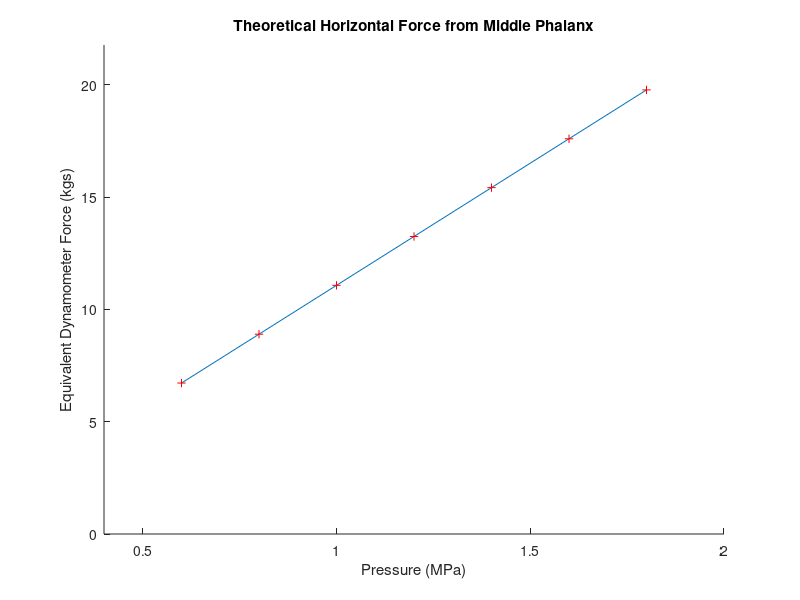

The MATLAB script that drew this image:
%FYP 2018 Hydraulic Hand
%Andrew Robinson
%Produces values for the theoretical force produced by each finger of the
%hydraulic hand

clear all
close all
clc
data = [];
pressures = [0.6 0.8 1.0 1.2 1.4 1.6 1.8]*10^6; %MPa
for ll = 1:length(pressures)
    %P = 1.8*10^6; %18 bar
    P = pressures(ll);
    Acyl = (0.110 - 0.028)*(2.54^2)/10000; %Bore Area - Rod Area in m^2
    fric_coeff = 0.492;
    assumed_angle = 45; %degrees
    finger_names = {'Index' 'Middle' 'Ring' 'Pinky'};
    
    %Dimensions from CAD model scaled x1.5
    r_lower = [7.7700 9.6750 8.3850 8.3850]/1000;
    r_upper = [8.2500 8.2050 8.2350 7.8600]/1000;
    R_lower = [50.8950 53.9250 52.5600 50.1750]/1000;
    R_upper = [18.1050 16.8900 18.0300 21.0150]/1000;
    
    guide_angles = [16.6 8.3 3 0 6.3 16.7 18 26.7];
    hand_angles = [30 19.6 7 0 0 12.4 23 34];
    
    for ii = 1:length(finger_names)
        %F_Upper
        Fcyl = P*Acyl;
        Fcyl = 38.868*(P/1000000) + 0.6985;

        
        N1 = Fcyl*cosd((180-guide_angles(2*ii-1))/2); % wire guide at end of potentiometers
        N2 = Fcyl*cosd((180-hand_angles(2*ii-1))/2); % into hand
        Loss_friction = N1*fric_coeff + N2*fric_coeff;
        F_upper(ii) = Fcyl - Loss_friction;
        
        %F_Lower
        
        Fcyl = P*Acyl;
        Fcyl = 38.868*(P/1000000) + 0.6985;
        N1 = Fcyl*cosd((180-guide_angles(2*ii))/2); % wire guide at end of potentiometers
        N2 = ((Fcyl-N1*fric_coeff)*2)*cosd((180-hand_angles(2*ii))/2); % into hand
        
        F_lower(ii) = ((Fcyl-N1*fric_coeff)*2) - N2*fric_coeff;
        
        %F_Total
        F_total(ii) = ((F_lower(ii) * r_lower(ii))/R_lower(ii)) + ((F_upper(ii) * r_upper(ii))/R_upper(ii));
        fprintf('%s finger: %fN\n',finger_names{ii},F_total(ii));
    end
    fprintf('%dPa - %fN\n',P,sum(F_total))
    data(end+1,1:2) = [P*10^-6 sum(F_total)/9.81];
end
hold on
plot(data(:,1),data(:,2))
plot(data(:,1),data(:,2),'r+')
title('Theoretical Horizontal Force from Middle Phalanx');
xlabel('Pressure (MPa)');
ylabel('Equivalent Dynamometer Force (kgs)');
axis([0.4 2 0 max(data(:,2))+2]);
